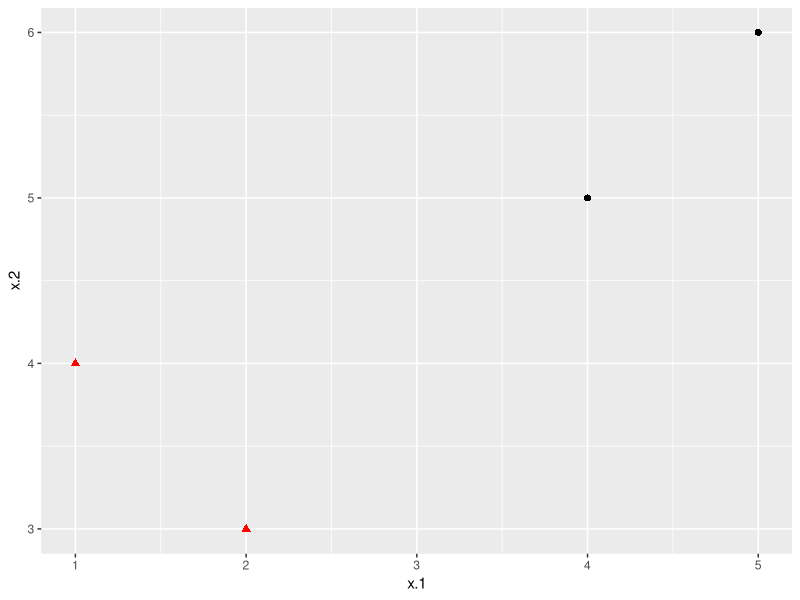
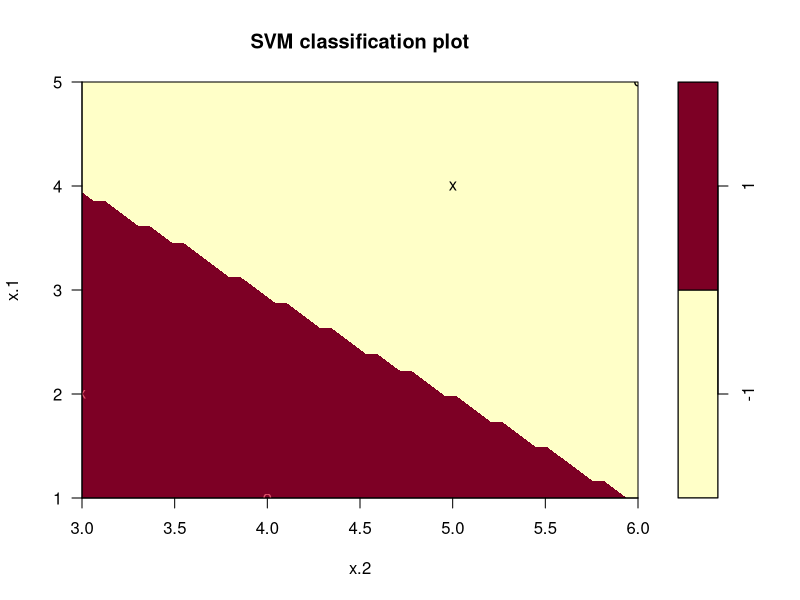

The R source for these figures, in order:
library(e1071)
library(ggplot2)
x <- matrix(c(1,2,4,5,4,3,5,6), ncol = 2)
y <- c(1,1,-1,-1)
dat <- data.frame(x=x, y=as.factor(y))

# Plot data
ggplot(data = dat, aes(x = x.1, y = x.2, color = y, shape = y)) + 
  geom_point(size = 2) +
  scale_color_manual(values=c("#000000", "#FF0000")) +
  theme(legend.position = "none")

svmfit <- svm(y~., data = dat, kernel = "linear", scale = FALSE)
summary(svmfit)
dat[svmfit$index,]
plot(svmfit, dat)

